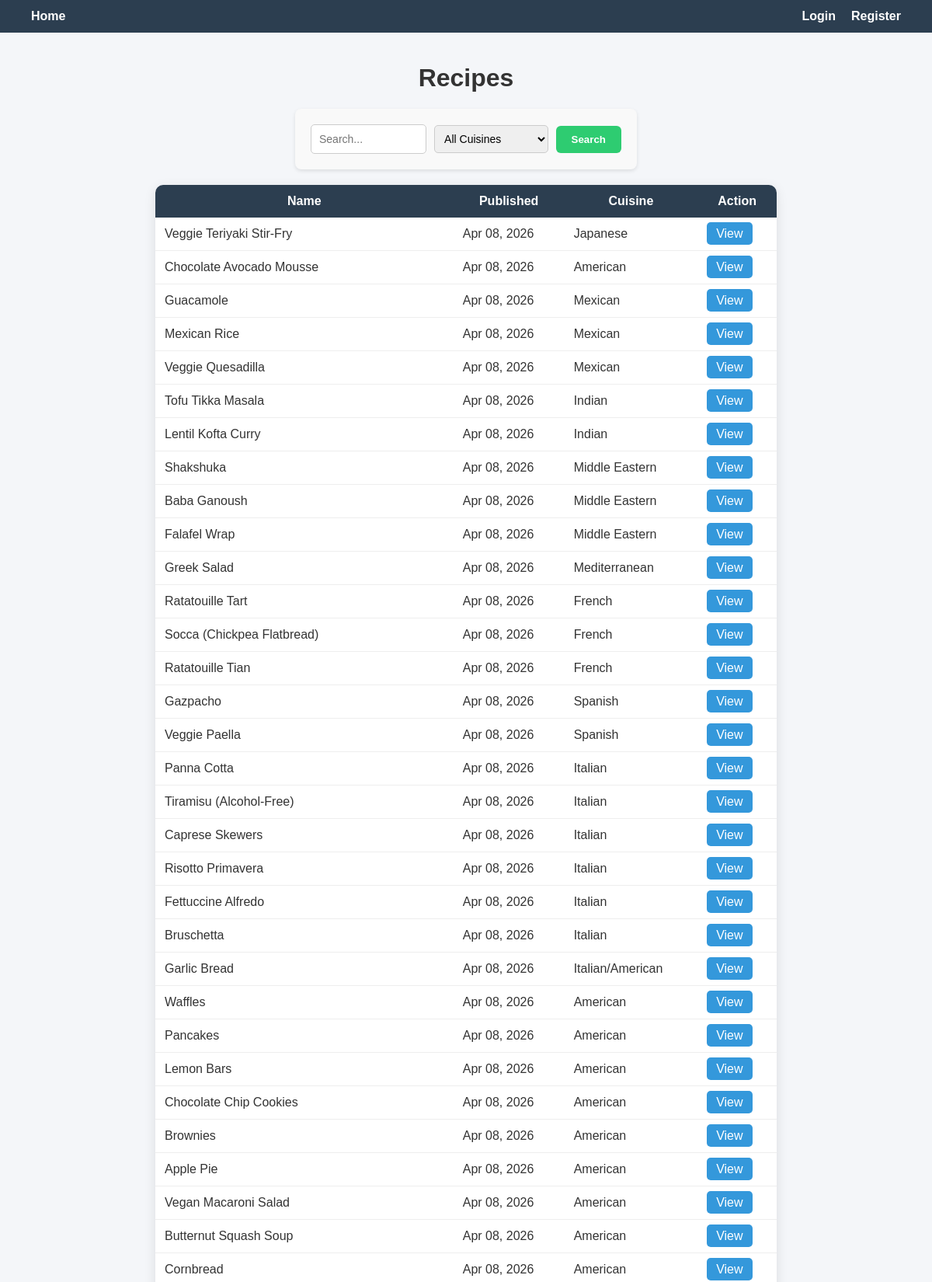
The page / (upper part) on the database its author committed.
### recipes/models.py (models this page shows, shortened)
class Recipe(models.Model):
    name = models.CharField(max_length=200)
    description = models.TextField()
    instructions = models.TextField()
    ingredients = models.ManyToManyField(Ingredient)
    created_at = models.DateTimeField(auto_now_add=True)
    cuisine = models.CharField(max_length=100, default='Unknown')
    class Meta:
        ordering = ['-created_at']

### recipes/views.py (the view)
# urls.py: path('', views.recipe_list, name='recipe_list'),
def recipe_list(request):
    recipes = Recipe.objects.all()
    query = request.GET.get('q')  # search input
    selected_cuisine = request.GET.get('cuisine')  # selected cuisine
    if query:
        recipes = recipes.filter(
            Q(name__icontains=query) | Q(ingredients__name__icontains=query)
        ).distinct()
    if selected_cuisine:
        recipes = recipes.filter(cuisine__icontains=selected_cuisine)
    cuisines = Recipe.objects.values_list('cuisine', flat=True).distinct().order_by('cuisine')
    return render(request, 'recipes/list.html', {
        'recipes': recipes,
        'query': query,
        'selected_cuisine': selected_cuisine,
        'cuisines': cuisines,
    })

### recipes/templates/recipes/list.html (shortened to what this page needs)
{% extends 'recipes/base.html' %}
{% block content %}
<h1>Recipes</h1>
<form method="get" class="search-bar info-form">
    <input
        type="text"
        name="q"
        placeholder="Search..."
        value="{{ query|default:'' }}"
        class="search-input"
    >
    <select name="cuisine" class="cuisine-select">
        <option value="">All Cuisines</option>
    </select>
    <button type="submit" class="btn-primary">
        Search
    </button>
</form>
<table>
    <tr>
        <th>Name</th>
        <th>Published</th>
        <th>Cuisine</th>
        <th>Action</th>
    </tr>
    {% for recipe in recipes %}
    <tr>
        <td>{{ recipe.name }}</td>
        <td>{{ recipe.created_at|date:"M d, Y" }}</td>
        <td>{{ recipe.cuisine }}</td>
        <td>
            <a href="{% url 'recipe_detail' recipe.id %}" class="btn-view">
                View
            </a>
        </td>
    </tr>
    {% empty %}
    <tr>
        <td colspan="4">No recipes found.</td>
    </tr>
    {% endfor %}
</table>
{% endblock %}

### recipes/static/recipes/style.css (style rules this page uses)
body { font-family: Arial, sans-serif; background-color: #f4f6f9; margin: 0; color: #333; }
h1 { text-align: center; }
a { text-decoration: none; }
.search-bar { display: flex; gap: 10px; align-items: center; margin-bottom: 20px; }
.search-input { padding: 8px; width: 220px; }
.cuisine-select { padding: 8px; }
.btn-primary { padding: 10px 20px; background-color: #2ecc71; border: none; color: white; font-weight: bold; border-radius: 6px; cursor: pointer; margin-top: 10px; }
.search-bar .btn-primary { margin-top: 0; }
.btn-view { background-color: #3498db; color: white; padding: 6px 12px; border-radius: 5px; text-decoration: none; }
.info-form { max-width: 400px; margin: 20px auto; padding: 20px; background: #f9f9f9; border-radius: 8px; box-shadow: 0 2px 5px rgba(0,0,0,0.1); font-family: Arial, sans-serif; }
form input[type="text"], form input[type="password"], form input[type="email"], form select { width: 100%; padding: 10px; border: 1px solid #ccc; border-radius: 5px; box-sizing: border-box; font-size: 14px; }
table { width: 100%; border-collapse: collapse; background: white; border-radius: 10px; overflow: hidden; box-shadow: 0 4px 15px rgba(0,0,0,0.1); }
th { background-color: #2c3e50; color: white; padding: 12px; }
td { padding: 12px; border-bottom: 1px solid #eee; }

### rows shown on the page
Recipe: name "Veggie Teriyaki Stir-Fry", created_at "Apr 08, 2026", cuisine "Japanese"
Recipe: name "Chocolate Avocado Mousse", created_at "Apr 08, 2026", cuisine "American"
Recipe: name "Guacamole", created_at "Apr 08, 2026", cuisine "Mexican"
Recipe: name "Mexican Rice", created_at "Apr 08, 2026", cuisine "Mexican"
Recipe: name "Veggie Quesadilla", created_at "Apr 08, 2026", cuisine "Mexican"
Recipe: name "Tofu Tikka Masala", created_at "Apr 08, 2026", cuisine "Indian"
Recipe: name "Lentil Kofta Curry", created_at "Apr 08, 2026", cuisine "Indian"
Recipe: name "Shakshuka", created_at "Apr 08, 2026", cuisine "Middle Eastern"
Recipe: name "Baba Ganoush", created_at "Apr 08, 2026", cuisine "Middle Eastern"
Recipe: name "Falafel Wrap", created_at "Apr 08, 2026", cuisine "Middle Eastern"
Recipe: name "Greek Salad", created_at "Apr 08, 2026", cuisine "Mediterranean"
Recipe: name "Ratatouille Tart", created_at "Apr 08, 2026", cuisine "French"
Recipe: name "Socca (Chickpea Flatbread)", created_at "Apr 08, 2026", cuisine "French"
Recipe: name "Ratatouille Tian", created_at "Apr 08, 2026", cuisine "French"
Recipe: name "Gazpacho", created_at "Apr 08, 2026", cuisine "Spanish"
Recipe: name "Veggie Paella", created_at "Apr 08, 2026", cuisine "Spanish"
Recipe: name "Panna Cotta", created_at "Apr 08, 2026", cuisine "Italian"
Recipe: name "Tiramisu (Alcohol-Free)", created_at "Apr 08, 2026", cuisine "Italian"
Recipe: name "Caprese Skewers", created_at "Apr 08, 2026", cuisine "Italian"
Recipe: name "Risotto Primavera", created_at "Apr 08, 2026", cuisine "Italian"
Recipe: name "Fettuccine Alfredo", created_at "Apr 08, 2026", cuisine "Italian"
Recipe: name "Bruschetta", created_at "Apr 08, 2026", cuisine "Italian"
Recipe: name "Garlic Bread", created_at "Apr 08, 2026", cuisine "Italian/American"
Recipe: name "Waffles", created_at "Apr 08, 2026", cuisine "American"
Recipe: name "Pancakes", created_at "Apr 08, 2026", cuisine "American"
Recipe: name "Lemon Bars", created_at "Apr 08, 2026", cuisine "American"
Recipe: name "Chocolate Chip Cookies", created_at "Apr 08, 2026", cuisine "American"
Recipe: name "Brownies", created_at "Apr 08, 2026", cuisine "American"
Recipe: name "Apple Pie", created_at "Apr 08, 2026", cuisine "American"
Recipe: name "Vegan Macaroni Salad", created_at "Apr 08, 2026", cuisine "American"
Recipe: name "Butternut Squash Soup", created_at "Apr 08, 2026", cuisine "American"
Recipe: name "Cornbread", created_at "Apr 08, 2026", cuisine "American"
